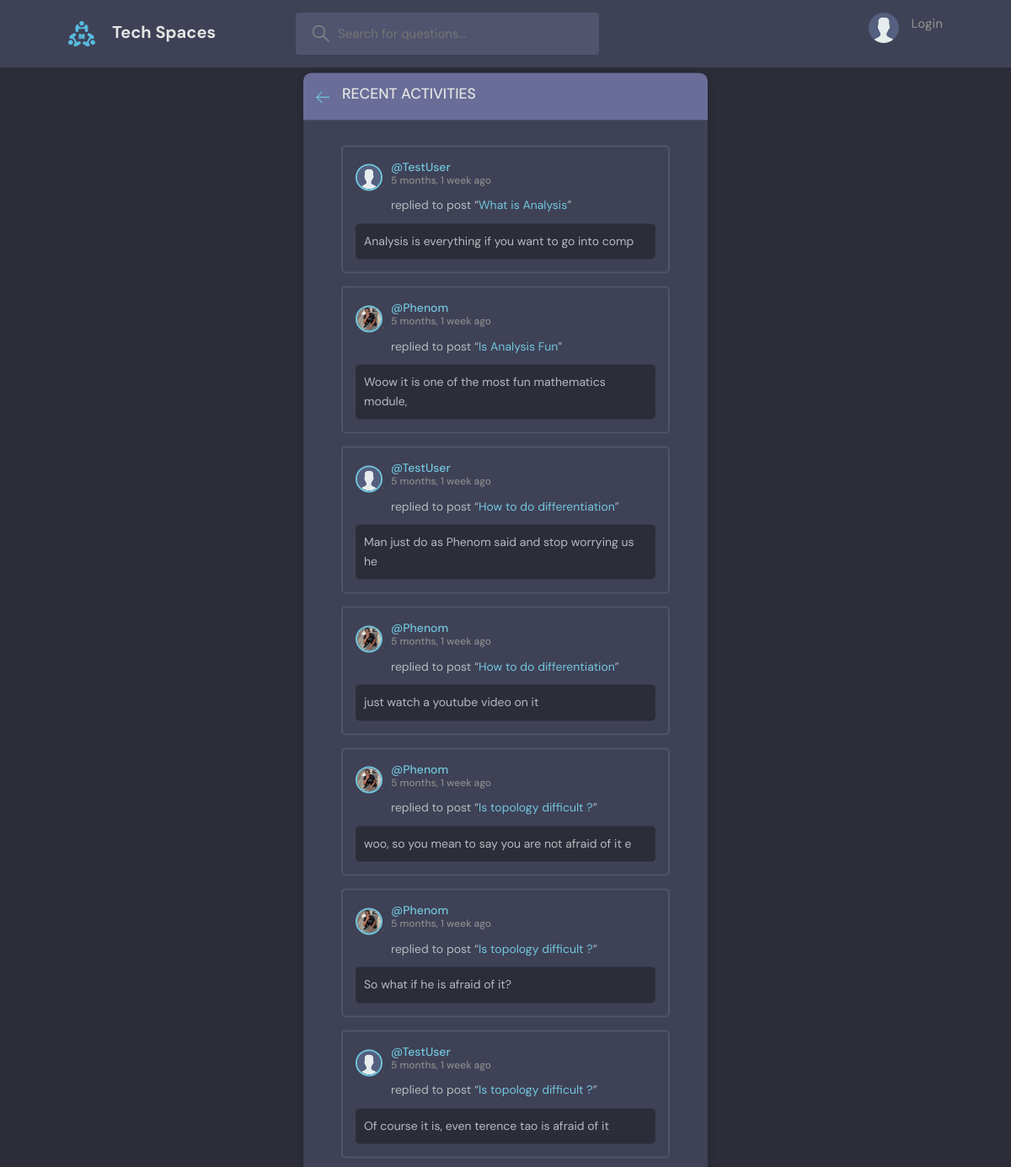
Before: /activities/all/ with the older database file.
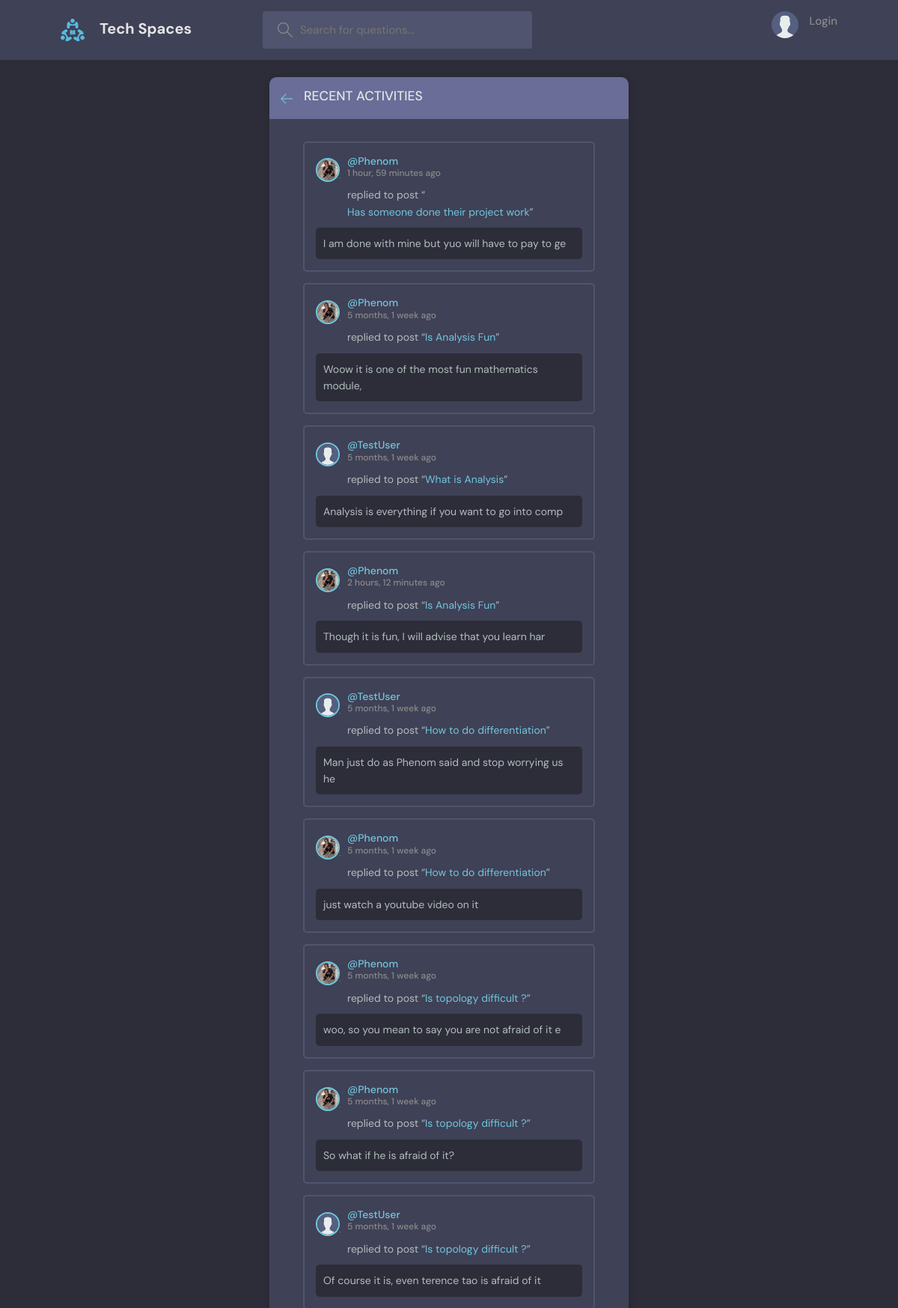
After: the same page with the newer database file.
### core/models.py (models this page shows)
class Answer(models.Model):
    student = models.ForeignKey(User, on_delete=models.CASCADE)
    question = models.ForeignKey(Question, on_delete=models.CASCADE)
    body = models.TextField()
    updated = models.DateTimeField(auto_now=True)
    created = models.DateTimeField(auto_now_add=True)
    up_votes = models.PositiveIntegerField(default=0)
    down_votes = models.PositiveIntegerField(default=0)
    class Meta:
        ordering = ["-up_votes", "-created"]
    def __str__(self):
        return self.body[:50]

class User(AbstractUser):
    name = models.CharField(max_length=200, null=True)
    email = models.EmailField(unique=True, null=True)
    bio = models.TextField(null=True)
    avatar = models.ImageField(null=True, default='avatar.svg', upload_to='avatars')
    REQUIRED_FIELDS = []
    def __str__(self):
        return self.username

class Question(models.Model):
    student = models.ForeignKey(User, on_delete=models.SET_NULL, null=True)
    course = models.ForeignKey(Course, on_delete=models.SET_NULL, null=True)
    name = models.CharField(max_length=200)
    description = models.TextField(null=True, blank=True)
    contributors = models.ManyToManyField(User, related_name='participants', blank=True)
    updated = models.DateTimeField(auto_now=True)
    created = models.DateTimeField(auto_now_add=True)
    class Meta:
        ordering = ["-updated", "-created"]
    def __str__(self):
        return self.name

### core/views.py (the view)
# urls.py: path('activities/all/', views.AllActivitiesView.as_view(), name='all_activities'),
class AllActivitiesView(View):
    def get(self, request):
        activities = Answer.objects.filter()
        context = {
            'question_answers': activities,
        }
        return render(request, 'core/all_activities.html', context)

### core/templates/core/all_activities.html (shortened to what this page needs)
{% extends 'core/base.html' %}
{% block content %}
    <main class="layout">
      <div class="container">
        <div class="layout__box">
          <div class="layout__boxHeader">
            <div class="layout__boxTitle">
              <a href="index.html">
                <svg version="1.1" xmlns="http://www.w3.org/2000/svg" width="32" height="32" viewBox="0 0 32 32">
                  <title>arrow-left</title>
                  <path
                    d="M13.723 2.286l-13.723 13.714 13.719 13.714 1.616-1.611-10.96-10.96h27.625v-2.286h-27.625l10.965-10.965-1.616-1.607z"
                  ></path>
                </svg>
              </a>
              <h3>Recent Activities</h3>
            </div>
          </div>
          <div class="activities-page layout__body">
          {% for action in question_answers %}
            <div class="activities__box">
              <div class="activities__boxHeader roomListRoom__header">
                <a href="{% url 'profile' action.student.username %}" class="roomListRoom__author">
                  <div class="avatar avatar--small">
                    <img src="{{ action.student.avatar.url }}" />
                  </div>
                  <p>
                    @{{ action.student }}
                    <span>{{ action.created | timesince }} ago</span>
                  </p>
                </a>
              </div>
              <div class="activities__boxContent">
                <p>replied to post “<a href="{% url 'get_question' action.question.id %}">
                {{ action.question }}</a>”</p>
                <div class="activities__boxRoomContent">
                  {{ action }}
                </div>
              </div>
            </div>
          {% endfor %}
          </div>
        </div>
      </div>
    </main>
{% endblock content %}

Changed rows visible on the page:
added Answer: student.avatar (picture), student "Phenom", created "1 hour, 59 minutes", question "Has someone done their project work", body "I am done with mine but yuo will have to pay to ge"
changed Answer "Woow it is one of the most fun mathematics module,": moves up the list
added Answer: student.avatar (picture), student "Phenom", created "2 hours, 12 minutes", question "Is Analysis Fun", body "Though it is fun, I will advise that you learn har"
